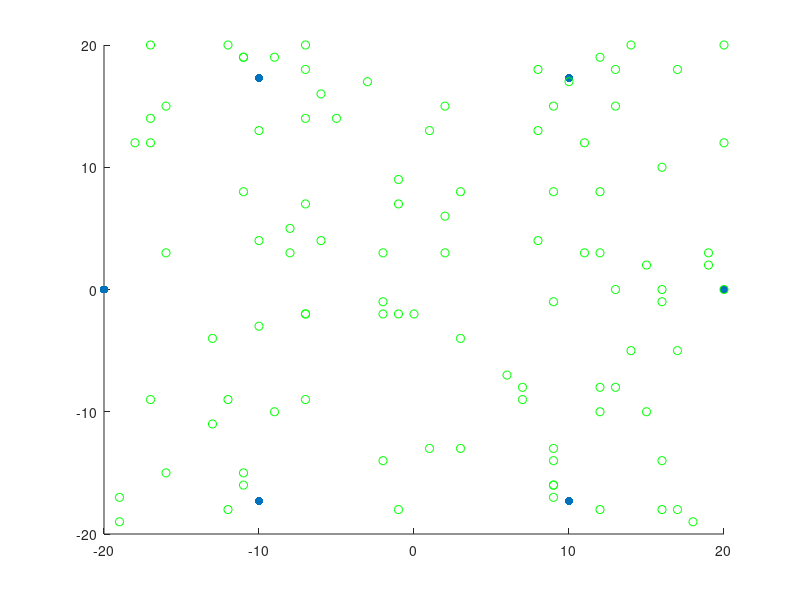
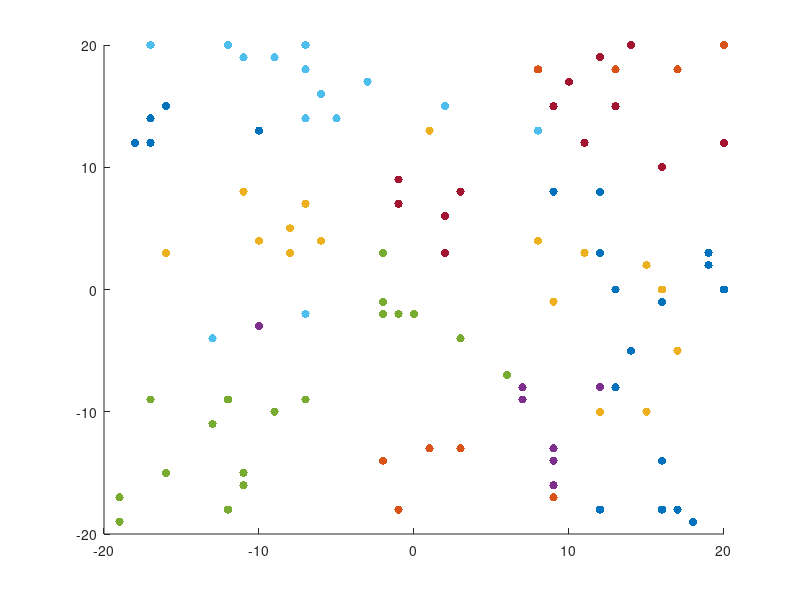
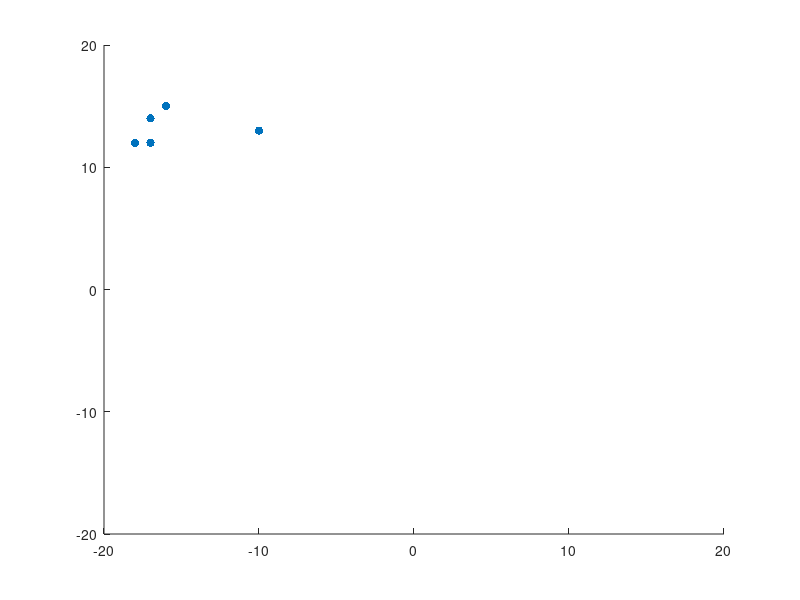
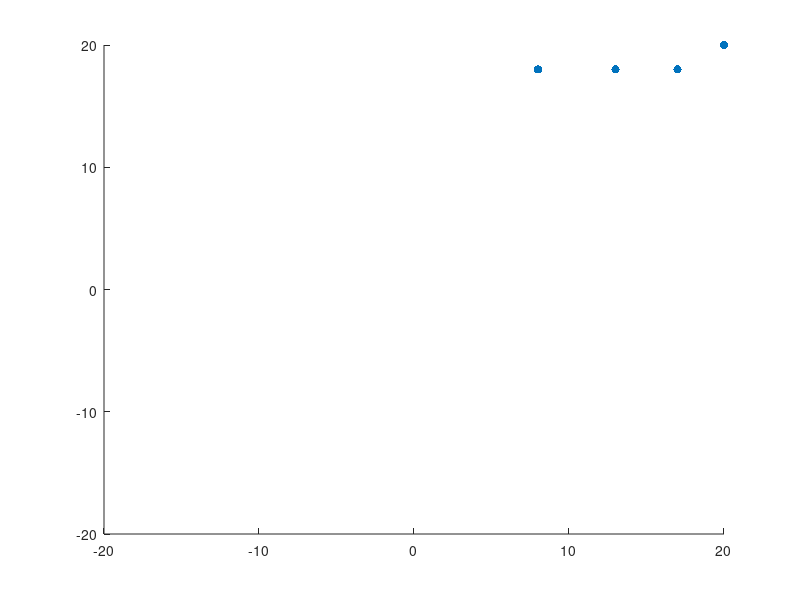

These figures' MATLAB source, in order:
% create clustered data 
% give RN and BN locations
% generate data as given in the paper
% data generation and clustering with both LOS
% and NLOS 
clear all
close all

N = 6;
M = 100; %number of BNs
rad = 20;
theta = randi(40,M,2); % from gxg grid sample n points 
theta_org = theta - repmat([20 20],M,1);
save('theta_org','theta_org');

%% initializations
rad = 20; % radius of the circle centered at (0,0)
N = 6; % No. of RNs
d_0 = 1; % reference distance in m
L_0 = 40; % received power at d_0
gamma = 3; % path loss exponent
sigma = 1; % noise variance
%theta = [0 2]; %[-5 -15];
no_clus = 10; % No. of clusters 
 
%% get RN locations
for i = 1:N
   a(i) = rad*cos(2*pi*(i-1)/N);
   b(i) = rad*sin(2*pi*(i-1)/N);
end

phi = [a;b]';
save('phi','phi');

%% NLOS parameters
nlos_gamma = 4;
nlos_sigma = 4;

% obtain RSS at BN from NLOS BS
for j = 1:M % for all the points
    %i.i.d gaussian noise 
    m = mvnrnd(0,nlos_sigma,1);
    for i = 1 % from all the NLOS BS
        L_A(j,i) = L_0 + 10*nlos_gamma*log10(norm(theta(j,:)-phi(i,:),2)/d_0) + m(i);
    end
end

%% obtain RSS at BN from LOS BS
% path loss model 
for j = 1:M % for all the points
    % i.i.d gaussian noise 
    m = mvnrnd(0,sigma,N-1);
    for i = 2:N % from all the LOS BSs
        L_A(j,i) = L_0 + 10*gamma*log10(norm(theta(j,:)-phi(i,:),2)/d_0) + m(i-1);
    end
end
save('L_A','L_A');

%% k means clustering
no_of_clusters = 15;
idx = kmeans(L_A,no_of_clusters);

%% sort
theta_1 = [idx theta_org];
theta_1_sort = sortrows(theta_1,1);
save('theta_1','theta_1');
save('theta_1_sort','theta_1_sort');

%% make plots : original data
figure(1)
scatter(phi(:,1),phi(:,2),'filled');
hold on 
scatter(theta_org(:,1),theta_org(:,2),'g');
figure('Name','Original data')

%% clustered data
figure(2)
% get the index counts
for k = 1:no_of_clusters
    idx_count(k) = sum(theta_1_sort(:,1)== k);
end

save('idx_count','idx_count');
idx_count = [idx_count 0];

a = 1;
b = idx_count(1);
for i = 1:no_of_clusters
    theta_2 = [];
    theta_2 = theta_1_sort(a:b,2:3);
    a = b+1;
    b = b + idx_count(i+1);
    scatter(theta_2(:,1),theta_2(:,2),'filled');
    hold on
end


a = 1;
b = idx_count(1);
for i = 1:no_of_clusters
    figure()
    theta_2 = [];
    theta_2 = theta_1_sort(a:b,2:3);
    a = b+1;
    b = b + idx_count(i+1);
    scatter(theta_2(:,1),theta_2(:,2),'filled');
    hold on
    xlim([-20 20])
    ylim([-20 20])
end






